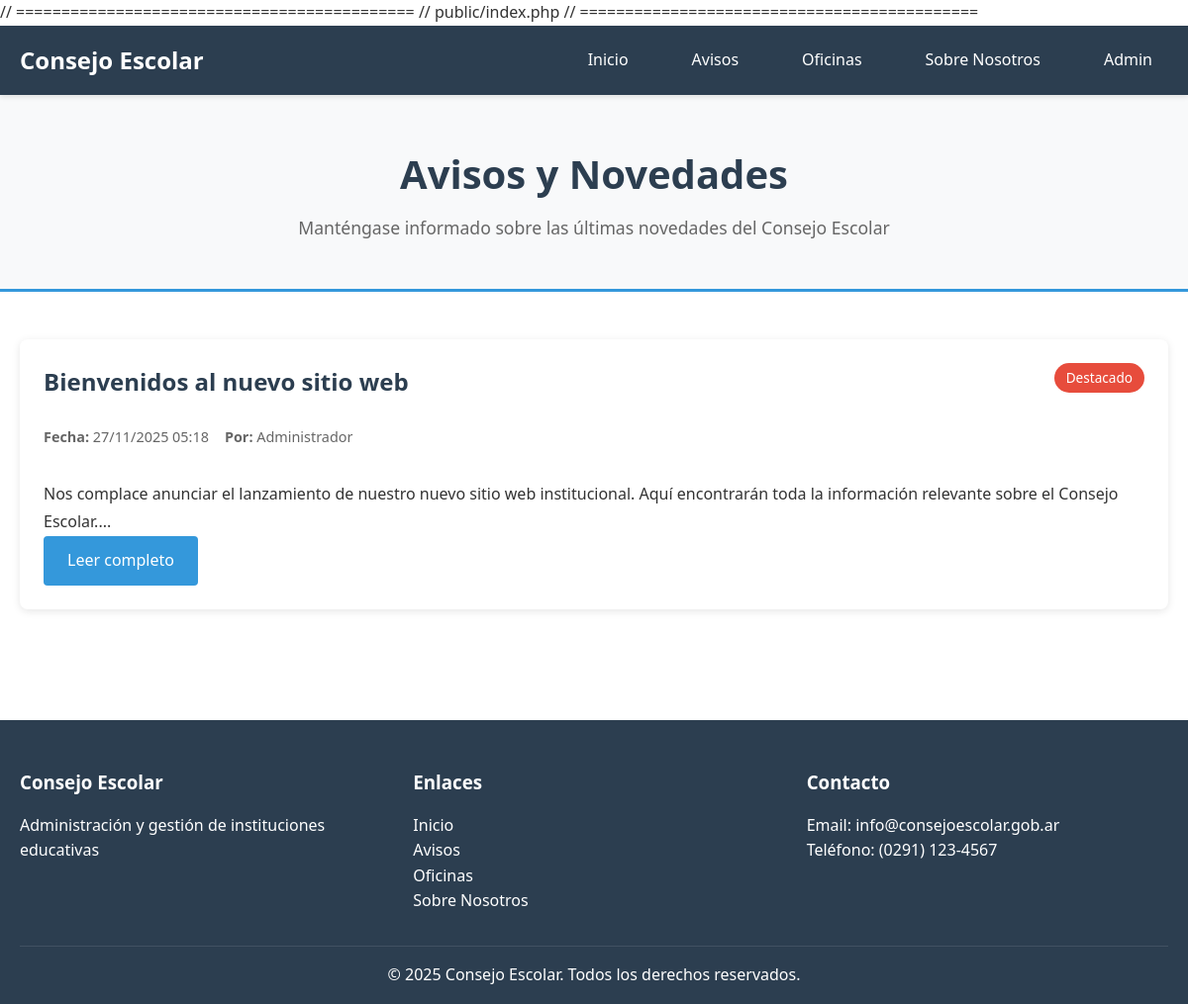
Screenshot of /public/avisos with the database file from the repository.
### tables this page shows
CREATE TABLE `avisos` (
  `id` int NOT NULL AUTO_INCREMENT,
  `titulo` varchar(200) NOT NULL,
  `contenido` text NOT NULL,
  `imagen` varchar(255) DEFAULT NULL,
  `destacado` tinyint(1) DEFAULT '0',
  `activo` tinyint(1) DEFAULT '1',
  `usuario_id` int NOT NULL,
  `created_at` timestamp NULL DEFAULT CURRENT_TIMESTAMP,
  `updated_at` timestamp NULL DEFAULT CURRENT_TIMESTAMP ON UPDATE CURRENT_TIMESTAMP,
  PRIMARY KEY (`id`),
  KEY `usuario_id` (`usuario_id`),
  KEY `idx_destacado` (`destacado`),
  KEY `idx_created_at` (`created_at`),
  CONSTRAINT `avisos_ibfk_1` FOREIGN KEY (`usuario_id`) REFERENCES `usuarios` (`id`) ON DELETE CASCADE
);

CREATE TABLE `usuarios` (
  `id` int NOT NULL AUTO_INCREMENT,
  `username` varchar(50) NOT NULL,
  `password` varchar(255) NOT NULL,
  `nombre` varchar(100) NOT NULL,
  `email` varchar(100) NOT NULL,
  `rol` enum('admin','editor') DEFAULT 'editor',
  `activo` tinyint(1) DEFAULT '1',
  `created_at` timestamp NULL DEFAULT CURRENT_TIMESTAMP,
  `updated_at` timestamp NULL DEFAULT CURRENT_TIMESTAMP ON UPDATE CURRENT_TIMESTAMP,
  PRIMARY KEY (`id`),
  UNIQUE KEY `username` (`username`),
  UNIQUE KEY `email` (`email`)
);

### public/index.php (called while the page is built, shortened)
<?php
require_once '../config/config.php';
require_once '../config/database.php';
require_once '../core/Model.php';
$router = new Router();

### app/controllers/AvisosController.php (called while the page is built, shortened)
<?php
class AvisosController extends Controller {
    public function index() {
        $avisoModel = new Aviso();
        $data = [
            'title' => 'Avisos y Novedades',
            'avisos' => $avisoModel->getActivos()
        ];
        $this->view('avisos/index', $data);
    }
}

### core/router.php (called while the page is built, shortened)
<?php
class Router {
    private $method = 'index';
    public function __construct() {
        $url = $this->parseUrl();
        if(isset($url[0])) {
            $controllerName = ucfirst($url[0]) . 'Controller';
            if(file_exists('../app/controllers/' . $controllerName . '.php')) {
                unset($url[0]);
            }
        }
        $this->controller = new $this->controller;
        $this->params = $url ? array_values($url) : [];
        call_user_func_array([$this->controller, $this->method], $this->params);
    }
    private function parseUrl() {
        if(isset($_GET['url'])) {
            return explode('/', filter_var(rtrim($_GET['url'], '/'), FILTER_SANITIZE_URL));
        }
        return [];
    }
}

### core/model.php (called while the page is built, shortened)
<?php
class Model {
    public function __construct() {
        $database = new Database();
        $this->db = $database->connect();
    }
}

### config/database.php (called while the page is built, shortened)
<?php
class Database {
    private $host = 'localhost';
    private $db_name = 'consejo_escolar';
    private $username = 'root';
    private $password = '';
    public function connect() {
        $this->conn = null;
        try {
            $this->conn = new PDO(
                "mysql:host=" . $this->host . ";dbname=" . $this->db_name,
                $this->username,
                $this->password
            );
            $this->conn->setAttribute(PDO::ATTR_ERRMODE, PDO::ERRMODE_EXCEPTION);
            $this->conn->exec("set names utf8mb4");
        } catch(PDOException $e) {
            echo "Error de conexión: " . $e->getMessage();
        }
        return $this->conn;
    }
}

### app/models/Aviso.php (called while the page is built, shortened)
<?php
class Aviso extends Model {
    public function getActivos($limit = null) {
        $sql = "SELECT a.*, u.nombre as autor
                FROM avisos a
                INNER JOIN usuarios u ON a.usuario_id = u.id
                WHERE a.activo = 1
                ORDER BY a.created_at DESC";
        $stmt = $this->db->prepare($sql);
        $stmt->execute();
        return $stmt->fetchAll(PDO::FETCH_ASSOC);
    }
}

### config/config.php (called while the page is built, shortened)
<?php
spl_autoload_register(function($class) {
    $paths = [
        '../core/' . $class . '.php',
        '../app/models/' . $class . '.php',
        '../app/controllers/' . $class . '.php'
    ];
    foreach($paths as $path) {
        if(file_exists($path)) {
            return;
        }
    }
});

### app/views/avisos/index.php (the view)
<section class="page-header">
    <div class="container">
        <h1>Avisos y Novedades</h1>
        <p>Manténgase informado sobre las últimas novedades del Consejo Escolar</p>
    </div>
</section>
<section class="avisos-seccion">
    <div class="container">
        <div class="avisos-lista">
            <?php if(!empty($avisos)): ?>
                <?php foreach($avisos as $aviso): ?>
                    <article class="aviso-card">
                        <div class="aviso-header">
                            <h2><?php echo htmlspecialchars($aviso['titulo']); ?></h2>
                            <?php if($aviso['destacado']): ?>
                                <span class="badge-destacado">Destacado</span>
                            <?php endif; ?>
                        </div>
                        <div class="aviso-meta">
                            <span class="fecha">
                                <strong>Fecha:</strong> <?php echo date('d/m/Y H:i', strtotime($aviso['created_at'])); ?>
                            </span>
                            <span class="autor">
                                <strong>Por:</strong> <?php echo htmlspecialchars($aviso['autor']); ?>
                            </span>
                        </div>
                        <div class="aviso-contenido">
                            <?php echo substr(strip_tags($aviso['contenido']), 0, 300) . '...'; ?>
                        </div>
                        <a href="<?php echo BASE_URL; ?>avisos/detalle/<?php echo $aviso['id']; ?>" class="btn btn-primary">Leer completo</a>
                    </article>
                <?php endforeach; ?>
            <?php else: ?>
                <div class="empty-state">
                    <p>No hay avisos publicados en este momento.</p>
                </div>
            <?php endif; ?>
        </div>
    </div>
</section>

### public/css/style.css (style rules this page uses)
* { margin: 0; padding: 0; box-sizing: border-box; }
:root { --primary-color: #2c3e50; --secondary-color: #3498db; --accent-color: #e74c3c; --text-color: #333; --light-bg: #f8f9fa; --border-color: #dee2e6; --success-color: #27ae60; --warning-color: #f39c12; }
body { font-family: 'Segoe UI', Tahoma, Geneva, Verdana, sans-serif; line-height: 1.6; color: var(--text-color); }
.container { max-width: 1200px; margin: 0 auto; padding: 0 20px; }
.page-header { background-color: var(--light-bg); padding: 3rem 0; text-align: center; border-bottom: 3px solid var(--secondary-color); }
.page-header h1 { font-size: 2.5rem; color: var(--primary-color); margin-bottom: 0.5rem; }
.page-header p { font-size: 1.1rem; color: #666; }
.btn { display: inline-block; padding: 0.75rem 1.5rem; background-color: var(--secondary-color); color: white; text-decoration: none; border-radius: 4px; border: none; cursor: pointer; transition: background-color 0.3s; font-size: 1rem; }
.avisos-destacados, .ultimos-avisos, .avisos-seccion { padding: 3rem 0; }
.aviso-card { background: white; border-radius: 8px; padding: 1.5rem; box-shadow: 0 2px 8px rgba(0,0,0,0.1); transition: transform 0.3s, box-shadow 0.3s; }
.aviso-card h3, .aviso-card h2 { color: var(--primary-color); margin-bottom: 0.5rem; }
.aviso-meta { display: flex; gap: 1rem; margin-bottom: 1rem; font-size: 0.9rem; color: #666; }
.aviso-header { display: flex; justify-content: space-between; align-items: start; margin-bottom: 1rem; }
.badge-destacado { background-color: var(--accent-color); color: white; padding: 0.25rem 0.75rem; border-radius: 20px; font-size: 0.85rem; }
.aviso-contenido { margin-top: 2rem; line-height: 1.8; }

### rows the page displays
avisos: titulo "Bienvenidos al nuevo sitio web", destacado "Destacado", created_at "27/11/2025 05:18", usuario.nombre "Administrador", contenido "Nos complace anunciar el lanzamiento de nuestro nuevo sitio web institucional. Aquí encontrarán toda la información relevante sobre el Consejo Escolar."
